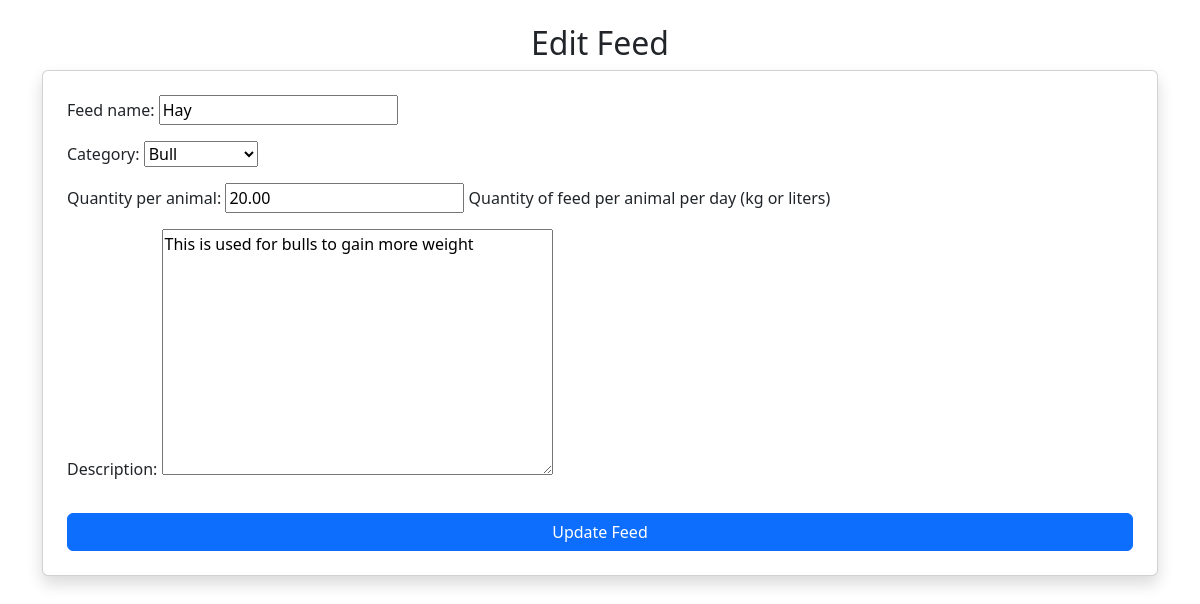
/feeds/edit/1/, run on the app's committed database.
### feeds/models.py (models this page shows, shortened)
class Feed(models.Model):
    FEED_CATEGORIES = [
        ('calf', 'Calf'),
        ('milking_cow', 'Milking Cow'),
        ('bull', 'Bull'),
    ]
    feed_name = models.CharField(max_length=100)
    category = models.CharField(max_length=20, choices=FEED_CATEGORIES)
    quantity_per_animal = models.DecimalField(max_digits=5, decimal_places=2, help_text="Quantity of feed per animal per day (kg or liters)")
    description = models.TextField(blank=True, null=True)

### feeds/views.py (the view)
# urls.py: path('edit/<int:feed_id>/', views.edit_feed, name='edit_feed'),  # Add path for editing feeds
def edit_feed(request, feed_id):
    feed = get_object_or_404(Feed, id=feed_id)  # Fetch the feed by its ID
    if request.method == "POST":
        form = FeedForm(request.POST, instance=feed)
        if form.is_valid():
            form.save()
            messages.success(request, "Feed updated successfully!")
            return redirect('feed_list')  # Redirect to the feed list page after updating
    else:
        form = FeedForm(instance=feed)  # Populate the form with existing data
    return render(request, 'feeds/edit_feed.html', {'form': form, 'feed': feed})

### feeds/forms.py
class FeedForm(forms.ModelForm):
    class Meta:
        model = Feed
        fields = ['feed_name', 'category', 'quantity_per_animal', 'description']
        widgets = {
            'category': forms.Select(choices=Feed.FEED_CATEGORIES),
        }

### templates/feeds/edit_feed.html (shortened to what this page needs)
<!DOCTYPE html>
<html lang="en">
<head>
    <link rel="stylesheet" href="https://cdn.jsdelivr.net/npm/bootstrap@5.3.0/dist/css/bootstrap.min.css">
</head>
<body>
    <div class="container mt-4">
        <h2 class="text-center">Edit Feed</h2>
        <div class="card shadow p-4 rounded">
            <form method="POST">
                {{ form.as_p }}
                <button type="submit" class="btn btn-primary w-100 mt-3">Update Feed</button>
            </form>
        </div>
    </div>
</body>
</html>

### data on the page
Feed: feed_name "Hay", category "Bull", quantity_per_animal "20.00", description "This is used for bulls to gain more weight"
